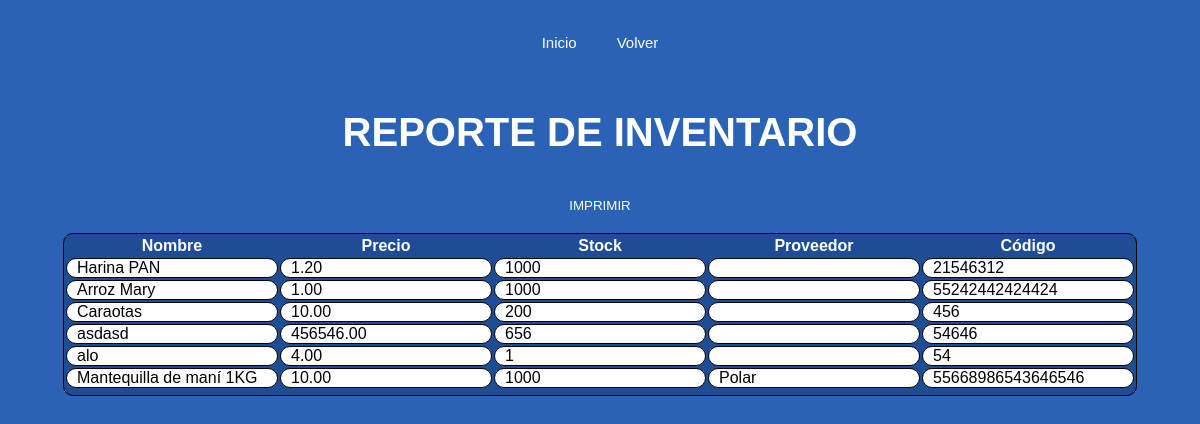
The app's page /Inventario/reporte/, older data.
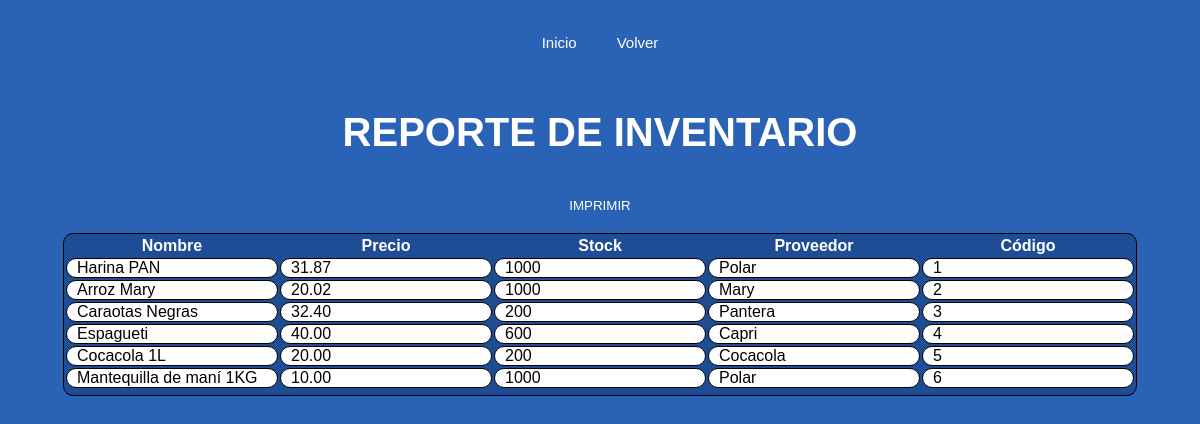
The same page, newer data.
### Inventario/models.py (models this page shows)
class Productos(models.Model):
    nombre = models.CharField(max_length=100)
    codigo = models.IntegerField(unique=True, validators=[validate_unique_name])
    precio = models.DecimalField(max_digits=10, decimal_places=2)
    stock = models.IntegerField()
    proveedor = models.CharField(max_length=100)

### Inventario/views.py (the view)
# urls.py: path('reporte/', views.generar_reporte, name="generar_reporte"),
def generar_reporte(request):
    productos = Productos.objects.all()
    return render(request, 'Inventario/reporte.html', {'productos': productos})

### Inventario/templates/Inventario/reporte.html (shortened to what this page needs)
{% load static %}
<!DOCTYPE html>
<html lang="es">
<head>
    <link rel="stylesheet" type="text/css" href="{% static 'css/reporte.css' %}">
</head>
<body>
    <div class="navegacion">
        <nav>
            <ul>
                <li><a href="{% url 'index' %}">Inicio</a></li>
                <li><a href="{% url 'index_inventario' %}">Volver</a></li>
            </ul>
        </nav>
    </div>
    <div class="container">
        <h2>REPORTE DE INVENTARIO</h2>
        <button onclick="window.print()">IMPRIMIR</button>
    <table>
        <tr>
            <th>Nombre</th>
            <th>Precio</th>
            <th>Stock</th>
            <th>Proveedor</th>
            <th>Código</th>
        </tr>
        {% for producto in productos %}
        <tr>
            <td>{{ producto.nombre }}</td>
            <td>{{ producto.precio }}</td>
            <td>{{ producto.stock }}</td>
            <td>{{ producto.proveedor }}</td>
            <td>{{ producto.codigo }}</td>
        </tr>
        {% endfor %}
    </table>
    </div>
</body>
</html>

### Inventario/static/css/reporte.css (style rules this page uses)
body { background-color: #2a62b5; display: flex; flex-direction: column; justify-content: center; align-items: center; }
.navegacion { display: flex; justify-content: center; align-items: center; }
nav { display: flex; justify-content: center; float: left; align-items: center; }
nav ul { list-style: none; overflow: hidden; padding-left: 0px; }
nav ul li { float: left; font-family: 'Lucida Sans', 'Lucida Sans Regular', 'Lucida Grande', 'Lucida Sans Unicode', Geneva, Verdana, sans-serif; font-size: 20px; }
nav ul li a { display: block; padding: 10px; margin: 0px 10px 0px 10px; border-radius: 10px; color: #fff; text-decoration: none; font-size: 15px; font-family: 'Lucida Sans', 'Lucida Sans Regular', 'Lucida Grande', 'Lucida Sans Unicode', Geneva, Verdana, sans-serif; }
.container { display: flex; flex-direction: column; justify-content: center; align-items: center; }
h2 { font-family: 'Lucida Sans', 'Lucida Sans Regular', 'Lucida Grande', 'Lucida Sans Unicode', Geneva, Verdana, sans-serif; font-size: 40px; align-items: center; justify-content: center; color: #fff; }
button { font-family: 'Lucida Sans', 'Lucida Sans Regular', 'Lucida Grande', 'Lucida Sans Unicode', Geneva, Verdana, sans-serif; background-color: #2a62b5; color: #fff; cursor: pointer; border: 0px; border-radius: 10px; margin: 0px 0px 10px 0px; padding: 10px 10px 10px 10px; }
table { border: 1px solid; background-color: #1f4d95; border-radius: 10px; width: auto; padding: 0px 0px 5px 0px; }
table tr th { border-color: #1f4d95; background-color: #1f4d95; color: #fff; font-family: 'Lucida Sans', 'Lucida Sans Regular', 'Lucida Grande', 'Lucida Sans Unicode', Geneva, Verdana, sans-serif; width: auto; }
table tr td { border: 1px solid; border-radius: 10px; background: #fff; font-family: 'Lucida Sans', 'Lucida Sans Regular', 'Lucida Grande', 'Lucida Sans Unicode', Geneva, Verdana, sans-serif; padding: 0px 0px 0px 10px; width: 200px; }

Row changes from the older to the newer data that the page shows:
changed Productos "Harina PAN": precio "1.20" → "31.87"; proveedor (not shown) → "Polar"; codigo "21546312" → "1"
changed Productos "Arroz Mary": precio "1.00" → "20.02"; proveedor (not shown) → "Mary"; codigo "55242442424424" → "2"
changed Productos: nombre "Caraotas" → "Caraotas Negras"; precio "10.00" → "32.40"; proveedor (not shown) → "Pantera"; codigo "456" → "3"
changed Productos: nombre "asdasd" → "Espagueti"; precio "456546.00" → "40.00"; stock "656" → "600"; proveedor (not shown) → "Capri"; codigo "54646" → "4"
changed Productos: nombre "alo" → "Cocacola 1L"; precio "4.00" → "20.00"; stock "1" → "200"; proveedor (not shown) → "Cocacola"; codigo "54" → "5"
changed Productos "Mantequilla de maní 1KG": codigo "55668986543646546" → "6"
